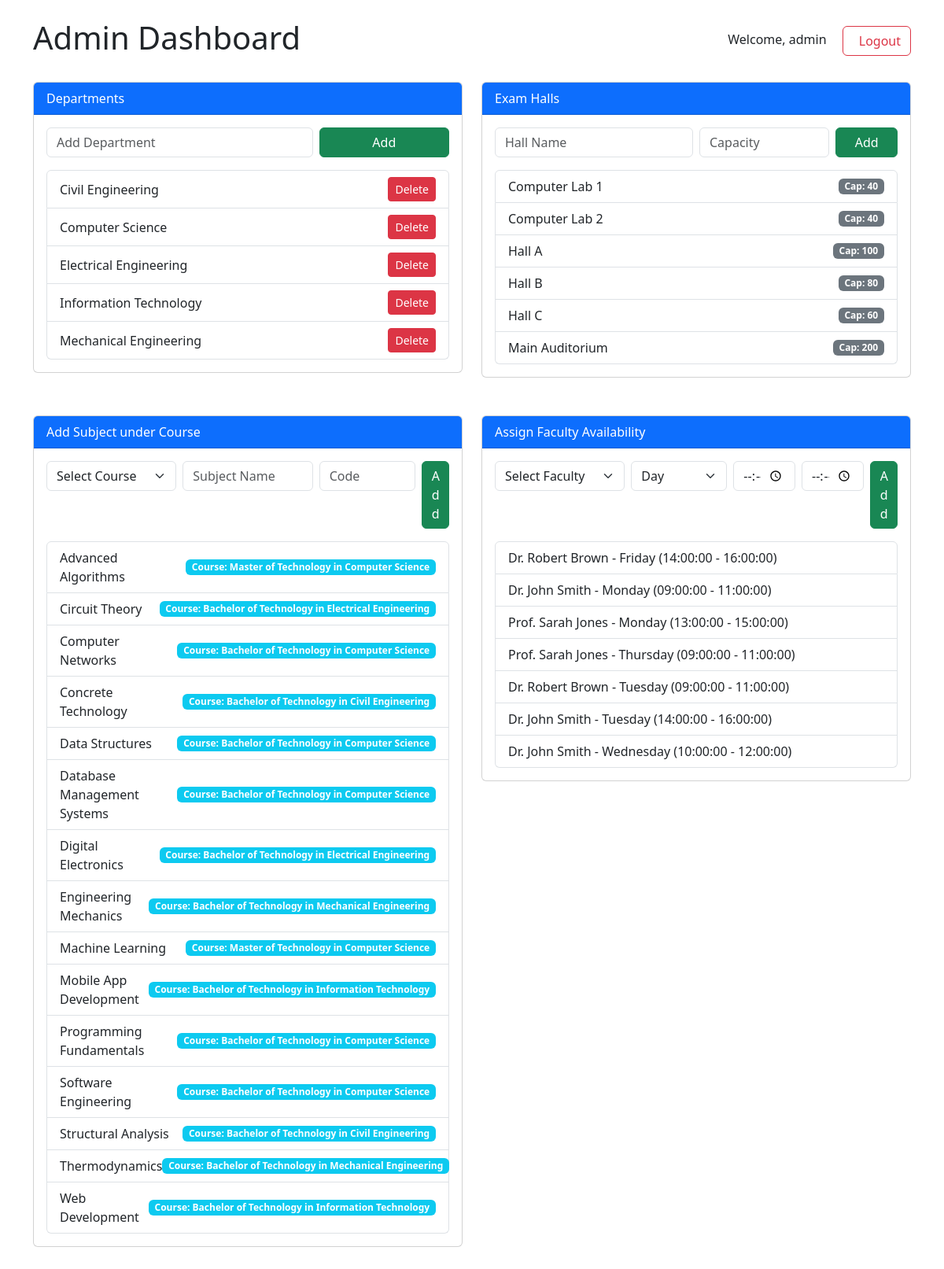
Screenshot of /backend/admin_dashboard.php (signed in) with the database file from the repository.
### tables this page shows
CREATE TABLE IF NOT EXISTS departments (
    id INT AUTO_INCREMENT PRIMARY KEY,
    name VARCHAR(100) NOT NULL UNIQUE
);

CREATE TABLE IF NOT EXISTS exam_halls (
    id INT AUTO_INCREMENT PRIMARY KEY,
    name VARCHAR(100) NOT NULL UNIQUE,
    capacity INT NOT NULL
);

CREATE TABLE IF NOT EXISTS subjects (
    id INT AUTO_INCREMENT PRIMARY KEY,
    course_id INT NOT NULL,
    name VARCHAR(100) NOT NULL,
    code VARCHAR(20) NOT NULL UNIQUE,
    FOREIGN KEY (course_id) REFERENCES courses(id)
);

CREATE TABLE IF NOT EXISTS courses (
    id INT AUTO_INCREMENT PRIMARY KEY,
    department_id INT NOT NULL,
    name VARCHAR(100) NOT NULL,
    code VARCHAR(20) NOT NULL UNIQUE,
    FOREIGN KEY (department_id) REFERENCES departments(id)
);

CREATE TABLE IF NOT EXISTS faculty_availability (
    id INT AUTO_INCREMENT PRIMARY KEY,
    faculty_id INT NOT NULL,
    day_of_week VARCHAR(20) NOT NULL,  
    start_time TIME NOT NULL,
    end_time TIME NOT NULL,
    FOREIGN KEY (faculty_id) REFERENCES faculty(id)
);

CREATE TABLE IF NOT EXISTS faculty (
    id INT AUTO_INCREMENT PRIMARY KEY,
    user_id INT NOT NULL UNIQUE,
    department_id INT NOT NULL,
    name VARCHAR(100) NOT NULL,
    FOREIGN KEY (user_id) REFERENCES users(id),
    FOREIGN KEY (department_id) REFERENCES departments(id)
);

### backend/admin_dashboard.php (the view, shortened to what this page needs)
<?php
$pdo = require __DIR__ . '/config/db.php';
$departments = $pdo->query('SELECT * FROM departments ORDER BY name')->fetchAll();
$subjects = $pdo->query('SELECT s.*, c.name as course_name FROM subjects s JOIN courses c ON s.course_id = c.id ORDER BY s.name')->fetchAll();
$exam_halls = $pdo->query('SELECT * FROM exam_halls ORDER BY name')->fetchAll();
$faculty_availability = $pdo->query('SELECT fa.*, f.name as faculty_name FROM faculty_availability fa JOIN faculty f ON fa.faculty_id = f.id ORDER BY fa.day_of_week, fa.start_time')->fetchAll();
?>
<!DOCTYPE html>
<html lang="en">
<head>
    <link href="https://cdn.jsdelivr.net/npm/bootstrap@5.3.0/dist/css/bootstrap.min.css" rel="stylesheet">
</head>
<body>
<div class="container py-4">
    <div class="d-flex justify-content-between align-items-center mb-4">
        <h1>Admin Dashboard</h1>
        <div>
            <span class="me-3">Welcome, <?= htmlspecialchars($_SESSION['username']) ?></span>
            <a href="logout.php" class="btn btn-outline-danger">
                <i class="fa-solid fa-sign-out-alt me-2"></i>Logout
            </a>
        </div>
    </div>
    <div class="row g-4">
        <div class="col-md-6">
            <div class="card mb-4">
                <div class="card-header bg-primary text-white">Departments</div>
                <div class="card-body">
                    <form method="post" class="row g-2 mb-3">
                        <div class="col-8">
                            <input type="text" name="department_name" class="form-control" placeholder="Add Department" required>
                        </div>
                        <div class="col-4">
                            <button type="submit" name="add_department" class="btn btn-success w-100">Add</button>
                        </div>
                    </form>
                    <ul class="list-group">
                        <?php foreach ($departments as $dept): ?>
                            <li class="list-group-item d-flex justify-content-between align-items-center">
                                <?= htmlspecialchars($dept['name']) ?>
                                <form method="post" class="d-inline">
                                    <button type="submit" name="delete_department" class="btn btn-sm btn-danger">Delete</button>
                                </form>
                            </li>
                        <?php endforeach; ?>
                    </ul>
                </div>
            </div>
        </div>
        <div class="col-md-6">
            <div class="card mb-4">
                <div class="card-header bg-primary text-white">Exam Halls</div>
                <div class="card-body">
                    <form method="post" class="row g-2 mb-3">
                        <div class="col-6">
                            <input type="text" name="hall_name" class="form-control" placeholder="Hall Name" required>
                        </div>
                        <div class="col-4">
                            <input type="number" name="capacity" class="form-control" placeholder="Capacity" min="1" required>
                        </div>
                        <div class="col-2">
                            <button type="submit" name="add_exam_hall" class="btn btn-success w-100">Add</button>
                        </div>
                    </form>
                    <ul class="list-group">
                        <?php foreach ($exam_halls as $hall): ?>
                            <li class="list-group-item d-flex justify-content-between align-items-center">
                                <?= htmlspecialchars($hall['name']) ?> <span class="badge bg-secondary">Cap: <?= $hall['capacity'] ?></span>
                            </li>
                        <?php endforeach; ?>
                    </ul>
                </div>
            </div>
        </div>
        <div class="col-md-6">
            <div class="card mb-4">
                <div class="card-header bg-primary text-white">Add Subject under Course</div>
                <div class="card-body">
                    <form method="post" class="row g-2 mb-3">
                        <div class="col-4">
                            <select name="course_id" class="form-select" required>
                                <option value="">Select Course</option>
                            </select>
                        </div>
                        <div class="col-4">
                            <input type="text" name="subject_name" class="form-control" placeholder="Subject Name" required>
                        </div>
                        <div class="col-3">
                            <input type="text" name="subject_code" class="form-control" placeholder="Code" required>
                        </div>
                        <div class="col-1">
                            <button type="submit" name="add_subject" class="btn btn-success w-100">Add</button>
                        </div>
                    </form>
                    <ul class="list-group">
                        <?php foreach ($subjects as $subject): ?>
                            <li class="list-group-item d-flex justify-content-between align-items-center">
                                <?= htmlspecialchars($subject['name']) ?> <span class="badge bg-info">Course: <?= htmlspecialchars($subject['course_name']) ?></span>
                            </li>
                        <?php endforeach; ?>
                    </ul>
                </div>
            </div>
        </div>
        <div class="col-md-6">
            <div class="card mb-4">
                <div class="card-header bg-primary text-white">Assign Faculty Availability</div>
                <div class="card-body">
                    <form method="post" class="row g-2 mb-3">
                        <div class="col-4">
                            <select name="faculty_id" class="form-select" required>
                                <option value="">Select Faculty</option>
                            </select>
                        </div>
                        <div class="col-3">
                            <select name="day_of_week" class="form-select" required>
                                <option value="">Day</option>
                            </select>
                        </div>
                        <div class="col-2">
                            <input type="time" name="start_time" class="form-control" required>
                        </div>
                        <div class="col-2">
                            <input type="time" name="end_time" class="form-control" required>
                        </div>
                        <div class="col-1">
                            <button type="submit" name="assign_faculty_availability" class="btn btn-success w-100">Add</button>
                        </div>
                    </form>
                    <ul class="list-group">
                        <?php foreach ($faculty_availability as $fa): ?>
                            <li class="list-group-item">
                                <?= htmlspecialchars($fa['faculty_name']) ?> - <?= htmlspecialchars($fa['day_of_week']) ?> (<?= htmlspecialchars($fa['start_time']) ?> - <?= htmlspecialchars($fa['end_time']) ?>)
                            </li>
                        <?php endforeach; ?>
                    </ul>
                </div>
            </div>
        </div>
    </div>
</div>
</body>
</html>

### rows the page displays
departments: name "Civil Engineering"
departments: name "Computer Science"
departments: name "Electrical Engineering"
departments: name "Information Technology"
departments: name "Mechanical Engineering"
exam_halls: name "Computer Lab 1", capacity "40"
exam_halls: name "Computer Lab 2", capacity "40"
exam_halls: name "Hall A", capacity "100"
exam_halls: name "Hall B", capacity "80"
exam_halls: name "Hall C", capacity "60"
exam_halls: name "Main Auditorium", capacity "200"
subjects: name "Advanced Algorithms", course.name "Master of Technology in Computer Science"
subjects: name "Circuit Theory", course.name "Bachelor of Technology in Electrical Engineering"
subjects: name "Computer Networks", course.name "Bachelor of Technology in Computer Science"
subjects: name "Concrete Technology", course.name "Bachelor of Technology in Civil Engineering"
subjects: name "Data Structures", course.name "Bachelor of Technology in Computer Science"
subjects: name "Database Management Systems", course.name "Bachelor of Technology in Computer Science"
subjects: name "Digital Electronics", course.name "Bachelor of Technology in Electrical Engineering"
subjects: name "Engineering Mechanics", course.name "Bachelor of Technology in Mechanical Engineering"
subjects: name "Machine Learning", course.name "Master of Technology in Computer Science"
subjects: name "Mobile App Development", course.name "Bachelor of Technology in Information Technology"
subjects: name "Programming Fundamentals", course.name "Bachelor of Technology in Computer Science"
subjects: name "Software Engineering", course.name "Bachelor of Technology in Computer Science"
subjects: name "Structural Analysis", course.name "Bachelor of Technology in Civil Engineering"
subjects: name "Thermodynamics", course.name "Bachelor of Technology in Mechanical Engineering"
subjects: name "Web Development", course.name "Bachelor of Technology in Information Technology"
faculty_availability: faculty.name "Dr. Robert Brown", day_of_week "Friday", start_time "14:00:00", end_time "16:00:00"
faculty_availability: faculty.name "Dr. John Smith", day_of_week "Monday", start_time "09:00:00", end_time "11:00:00"
faculty_availability: faculty.name "Prof. Sarah Jones", day_of_week "Monday", start_time "13:00:00", end_time "15:00:00"
faculty_availability: faculty.name "Prof. Sarah Jones", day_of_week "Thursday", start_time "09:00:00", end_time "11:00:00"
faculty_availability: faculty.name "Dr. Robert Brown", day_of_week "Tuesday", start_time "09:00:00", end_time "11:00:00"
faculty_availability: faculty.name "Dr. John Smith", day_of_week "Tuesday", start_time "14:00:00", end_time "16:00:00"
faculty_availability: faculty.name "Dr. John Smith", day_of_week "Wednesday", start_time "10:00:00", end_time "12:00:00"

### other values shown
$_SESSION['username'] "admin"
